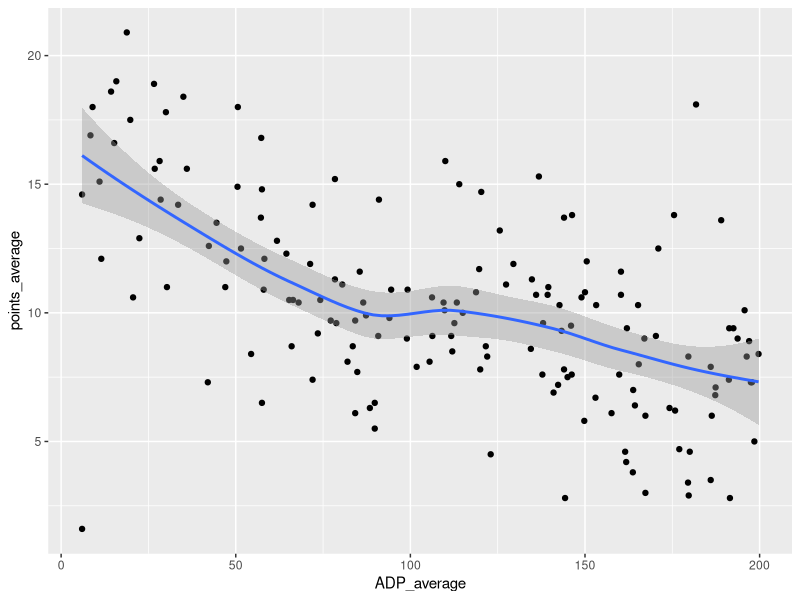
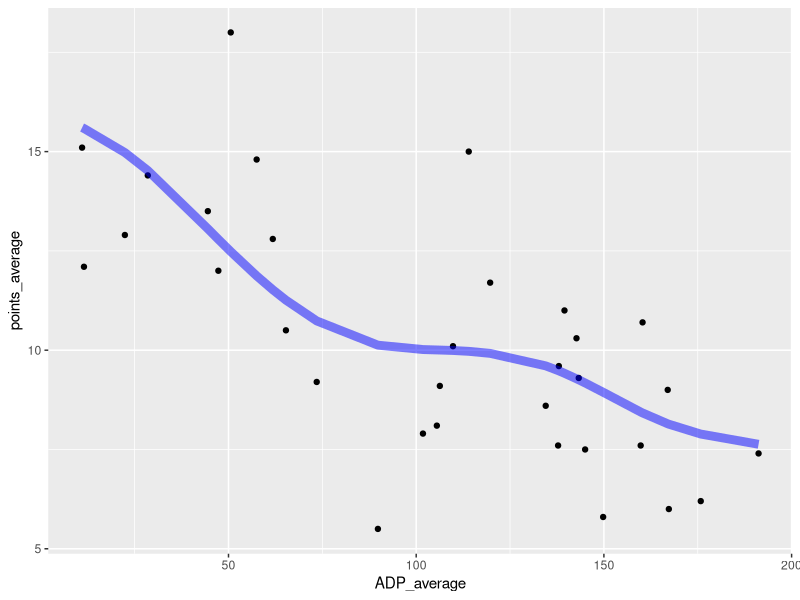

R code for these plots, in order:
library(dplyr)
library(ggplot2)
library(caret)

twenty_all = read.csv("twenty_all.csv")
twenty_all = twenty_all[ , -1]
# a 12 team draft with 16 players on a team goes to 192 picks, so let's remove all data points above ADP 200
twenty_all = twenty_all[twenty_all$ADP_average <= 200, ]

te = twenty_all[twenty_all$Position == "TE", ]

ggplot(data = te,
       mapping = aes(x = ADP_average, y = points_average))+
  geom_point()+
  geom_smooth()

# find best spline
best_MAE = 1000
best_iter = 1
best_sp = NULL
best_sp_predict = NULL

for(j in 1:100) {
  set.seed(j)
  split = createDataPartition(te$points_average, p = 0.8, list = FALSE)
  train = te[split, ]
  test = te[-split, ]
  for(i in 2:15) {
    sp = smooth.spline(x = train$ADP_average, y = train$points_average, df = i)
    test_sp = predict(sp, test$ADP_average)$y
    test_error_sp = test_sp - test$points_average
    new = mean(abs(test_error_sp))
    der = predict(sp, test$ADP_average, deriv = TRUE)$y
    if(max(der) <= 0) {
      if(new < best_MAE) {
        best_seed = j
        best_sp = sp
        best_sp_predict = test_sp
        best_MAE = new
        best_iter = i
      }
    }
  }
}

set.seed(best_seed)
split = createDataPartition(te$points_average, p = 0.8, list = FALSE)
train = te[split, ]
test = te[-split, ]
best_sp
best_MAE
ggplot(data = test,
       mapping = aes(x = ADP_average, y = points_average))+
  geom_point()+
  geom_line(aes(y = best_sp_predict), size = 3, col = "blue", alpha = 0.5)


te_predict = predict(best_sp, c(1:200))$y

te_deriv = predict(best_sp, c(1:200), deriv = TRUE)$y
